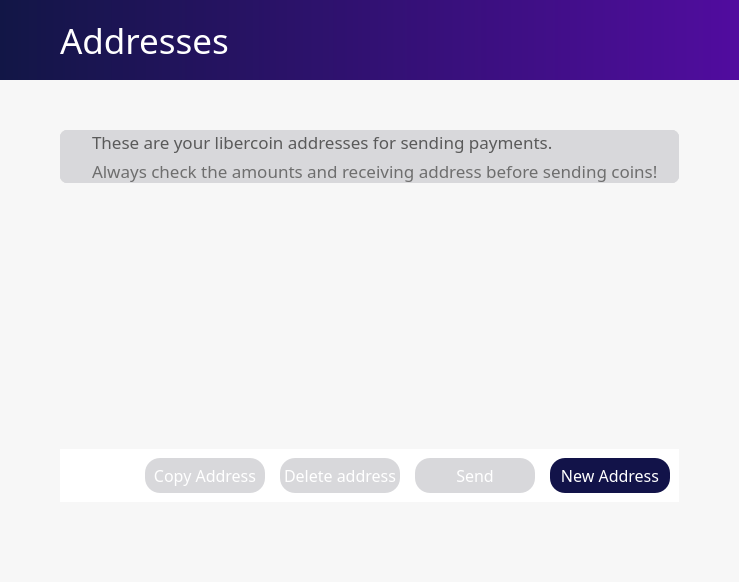
<?xml version="1.0" encoding="UTF-8"?>
<ui version="4.0">
 <class>AddressBookPage</class>
 <widget class="QWidget" name="AddressBookPage">
  <property name="geometry">
   <rect>
    <x>0</x>
    <y>0</y>
    <width>739</width>
    <height>582</height>
   </rect>
  </property>
  <property name="sizePolicy">
   <sizepolicy hsizetype="Preferred" vsizetype="Preferred">
    <horstretch>0</horstretch>
    <verstretch>0</verstretch>
   </sizepolicy>
  </property>
  <property name="minimumSize">
   <size>
    <width>500</width>
    <height>0</height>
   </size>
  </property>
  <property name="palette">
   <palette>
    <active>
     <colorrole role="WindowText">
      <brush brushstyle="SolidPattern">
       <color alpha="255">
        <red>0</red>
        <green>0</green>
        <blue>0</blue>
       </color>
      </brush>
     </colorrole>
     <colorrole role="Button">
      <brush brushstyle="SolidPattern">
       <color alpha="250">
        <red>247</red>
        <green>247</green>
        <blue>247</blue>
       </color>
      </brush>
     </colorrole>
     <colorrole role="Midlight">
      <brush brushstyle="SolidPattern">
       <color alpha="255">
        <red>255</red>
        <green>255</green>
        <blue>255</blue>
       </color>
      </brush>
     </colorrole>
     <colorrole role="Dark">
      <brush brushstyle="SolidPattern">
       <color alpha="255">
        <red>225</red>
        <green>225</green>
        <blue>225</blue>
       </color>
      </brush>
     </colorrole>
     <colorrole role="Mid">
      <brush brushstyle="SolidPattern">
       <color alpha="255">
        <red>0</red>
        <green>0</green>
        <blue>255</blue>
       </color>
      </brush>
     </colorrole>
     <colorrole role="Text">
      <brush brushstyle="SolidPattern">
       <color alpha="255">
        <red>0</red>
        <green>0</green>
        <blue>0</blue>
       </color>
      </brush>
     </colorrole>
     <colorrole role="BrightText">
      <brush brushstyle="SolidPattern">
       <color alpha="255">
        <red>255</red>
        <green>128</green>
        <blue>0</blue>
       </color>
      </brush>
     </colorrole>
     <colorrole role="ButtonText">
      <brush brushstyle="SolidPattern">
       <color alpha="255">
        <red>0</red>
        <green>0</green>
        <blue>0</blue>
       </color>
      </brush>
     </colorrole>
     <colorrole role="Base">
      <brush brushstyle="SolidPattern">
       <color alpha="250">
        <red>247</red>
        <green>247</green>
        <blue>247</blue>
       </color>
      </brush>
     </colorrole>
     <colorrole role="Window">
      <brush brushstyle="SolidPattern">
       <color alpha="250">
        <red>247</red>
        <green>247</green>
        <blue>247</blue>
       </color>
      </brush>
     </colorrole>
    </active>
    <inactive>
     <colorrole role="WindowText">
      <brush brushstyle="SolidPattern">
       <color alpha="255">
        <red>0</red>
        <green>0</green>
        <blue>0</blue>
       </color>
      </brush>
     </colorrole>
     <colorrole role="Button">
      <brush brushstyle="SolidPattern">
       <color alpha="250">
        <red>247</red>
        <green>247</green>
        <blue>247</blue>
       </color>
      </brush>
     </colorrole>
     <colorrole role="Midlight">
      <brush brushstyle="SolidPattern">
       <color alpha="255">
        <red>255</red>
        <green>255</green>
        <blue>255</blue>
       </color>
      </brush>
     </colorrole>
     <colorrole role="Dark">
      <brush brushstyle="SolidPattern">
       <color alpha="255">
        <red>225</red>
        <green>225</green>
        <blue>225</blue>
       </color>
      </brush>
     </colorrole>
     <colorrole role="Mid">
      <brush brushstyle="SolidPattern">
       <color alpha="255">
        <red>0</red>
        <green>0</green>
        <blue>255</blue>
       </color>
      </brush>
     </colorrole>
     <colorrole role="Text">
      <brush brushstyle="SolidPattern">
       <color alpha="255">
        <red>0</red>
        <green>0</green>
        <blue>0</blue>
       </color>
      </brush>
     </colorrole>
     <colorrole role="BrightText">
      <brush brushstyle="SolidPattern">
       <color alpha="255">
        <red>255</red>
        <green>128</green>
        <blue>0</blue>
       </color>
      </brush>
     </colorrole>
     <colorrole role="ButtonText">
      <brush brushstyle="SolidPattern">
       <color alpha="255">
        <red>0</red>
        <green>0</green>
        <blue>0</blue>
       </color>
      </brush>
     </colorrole>
     <colorrole role="Base">
      <brush brushstyle="SolidPattern">
       <color alpha="250">
        <red>247</red>
        <green>247</green>
        <blue>247</blue>
       </color>
      </brush>
     </colorrole>
     <colorrole role="Window">
      <brush brushstyle="SolidPattern">
       <color alpha="250">
        <red>247</red>
        <green>247</green>
        <blue>247</blue>
       </color>
      </brush>
     </colorrole>
    </inactive>
    <disabled>
     <colorrole role="WindowText">
      <brush brushstyle="SolidPattern">
       <color alpha="255">
        <red>225</red>
        <green>225</green>
        <blue>225</blue>
       </color>
      </brush>
     </colorrole>
     <colorrole role="Button">
      <brush brushstyle="SolidPattern">
       <color alpha="250">
        <red>247</red>
        <green>247</green>
        <blue>247</blue>
       </color>
      </brush>
     </colorrole>
     <colorrole role="Midlight">
      <brush brushstyle="SolidPattern">
       <color alpha="255">
        <red>255</red>
        <green>255</green>
        <blue>255</blue>
       </color>
      </brush>
     </colorrole>
     <colorrole role="Dark">
      <brush brushstyle="SolidPattern">
       <color alpha="255">
        <red>225</red>
        <green>225</green>
        <blue>225</blue>
       </color>
      </brush>
     </colorrole>
     <colorrole role="Mid">
      <brush brushstyle="SolidPattern">
       <color alpha="255">
        <red>0</red>
        <green>0</green>
        <blue>255</blue>
       </color>
      </brush>
     </colorrole>
     <colorrole role="Text">
      <brush brushstyle="SolidPattern">
       <color alpha="255">
        <red>225</red>
        <green>225</green>
        <blue>225</blue>
       </color>
      </brush>
     </colorrole>
     <colorrole role="BrightText">
      <brush brushstyle="SolidPattern">
       <color alpha="255">
        <red>255</red>
        <green>128</green>
        <blue>0</blue>
       </color>
      </brush>
     </colorrole>
     <colorrole role="ButtonText">
      <brush brushstyle="SolidPattern">
       <color alpha="255">
        <red>225</red>
        <green>225</green>
        <blue>225</blue>
       </color>
      </brush>
     </colorrole>
     <colorrole role="Base">
      <brush brushstyle="SolidPattern">
       <color alpha="250">
        <red>247</red>
        <green>247</green>
        <blue>247</blue>
       </color>
      </brush>
     </colorrole>
     <colorrole role="Window">
      <brush brushstyle="SolidPattern">
       <color alpha="250">
        <red>247</red>
        <green>247</green>
        <blue>247</blue>
       </color>
      </brush>
     </colorrole>
    </disabled>
   </palette>
  </property>
  <property name="font">
   <font>
    <family>Snell Roundhand</family>
   </font>
  </property>
  <property name="windowTitle">
   <string>Form</string>
  </property>
  <property name="autoFillBackground">
   <bool>false</bool>
  </property>
  <property name="styleSheet">
   <string notr="true">background-color:rgba(247, 247, 247, 250);
border:0;
</string>
  </property>
  <layout class="QVBoxLayout" name="topLayout">
   <property name="spacing">
    <number>0</number>
   </property>
   <property name="leftMargin">
    <number>0</number>
   </property>
   <property name="topMargin">
    <number>0</number>
   </property>
   <property name="rightMargin">
    <number>0</number>
   </property>
   <property name="bottomMargin">
    <number>0</number>
   </property>
   <item>
    <layout class="QHBoxLayout" name="horizontalLayout" stretch="0">
     <property name="spacing">
      <number>0</number>
     </property>
     <item>
      <layout class="QVBoxLayout" name="verticalLayout_2" stretch="0,0,0">
       <item>
        <layout class="QHBoxLayout" name="Nav">
         <property name="spacing">
          <number>0</number>
         </property>
         <property name="sizeConstraint">
          <enum>QLayout::SetDefaultConstraint</enum>
         </property>
         <property name="topMargin">
          <number>0</number>
         </property>
         <item>
          <widget class="QFrame" name="NavBar">
           <property name="sizePolicy">
            <sizepolicy hsizetype="Preferred" vsizetype="Preferred">
             <horstretch>0</horstretch>
             <verstretch>0</verstretch>
            </sizepolicy>
           </property>
           <property name="minimumSize">
            <size>
             <width>0</width>
             <height>80</height>
            </size>
           </property>
           <property name="maximumSize">
            <size>
             <width>16777215</width>
             <height>80</height>
            </size>
           </property>
           <property name="layoutDirection">
            <enum>Qt::LeftToRight</enum>
           </property>
           <property name="autoFillBackground">
            <bool>false</bool>
           </property>
           <property name="styleSheet">
            <string notr="true">background: QLinearGradient(x1: 0, y1: 0, x2: 1, y2: 0, stop: 0 #121646, stop: 1 #510c9f);
border:0;
</string>
           </property>
           <property name="frameShape">
            <enum>QFrame::StyledPanel</enum>
           </property>
           <property name="frameShadow">
            <enum>QFrame::Raised</enum>
           </property>
           <layout class="QHBoxLayout" name="horizontalLayout_3">
            <property name="spacing">
             <number>-1</number>
            </property>
            <property name="leftMargin">
             <number>60</number>
            </property>
            <property name="topMargin">
             <number>0</number>
            </property>
            <property name="rightMargin">
             <number>60</number>
            </property>
            <property name="bottomMargin">
             <number>0</number>
            </property>
            <item>
             <widget class="QLabel" name="label_2">
              <property name="sizePolicy">
               <sizepolicy hsizetype="Preferred" vsizetype="Preferred">
                <horstretch>0</horstretch>
                <verstretch>0</verstretch>
               </sizepolicy>
              </property>
              <property name="font">
               <font>
                <family>ZoinLight</family>
                <pointsize>26</pointsize>
               </font>
              </property>
              <property name="autoFillBackground">
               <bool>false</bool>
              </property>
              <property name="styleSheet">
               <string notr="true">color:white;
background-color: rgba(255, 255, 255,0);</string>
              </property>
              <property name="text">
               <string>Addresses</string>
              </property>
              <property name="indent">
               <number>0</number>
              </property>
             </widget>
            </item>
            <item>
             <widget class="QPushButton" name="pushButton">
              <property name="maximumSize">
               <size>
                <width>50</width>
                <height>80</height>
               </size>
              </property>
              <property name="styleSheet">
               <string notr="true">background: rgb(0,0,0,0)</string>
              </property>
              <property name="text">
               <string/>
              </property>
              <property name="icon">
               <iconset resource="../bitcoin.qrc">
                <normaloff>:/icons/Exports_45</normaloff>:/icons/Exports_45</iconset>
              </property>
              <property name="iconSize">
               <size>
                <width>70</width>
                <height>70</height>
               </size>
              </property>
             </widget>
            </item>
           </layout>
          </widget>
         </item>
        </layout>
       </item>
       <item>
        <widget class="QFrame" name="frame">
         <property name="palette">
          <palette>
           <active>
            <colorrole role="Button">
             <brush brushstyle="SolidPattern">
              <color alpha="250">
               <red>247</red>
               <green>247</green>
               <blue>247</blue>
              </color>
             </brush>
            </colorrole>
            <colorrole role="Base">
             <brush brushstyle="SolidPattern">
              <color alpha="250">
               <red>247</red>
               <green>247</green>
               <blue>247</blue>
              </color>
             </brush>
            </colorrole>
            <colorrole role="Window">
             <brush brushstyle="SolidPattern">
              <color alpha="250">
               <red>247</red>
               <green>247</green>
               <blue>247</blue>
              </color>
             </brush>
            </colorrole>
           </active>
           <inactive>
            <colorrole role="Button">
             <brush brushstyle="SolidPattern">
              <color alpha="250">
               <red>247</red>
               <green>247</green>
               <blue>247</blue>
              </color>
             </brush>
            </colorrole>
            <colorrole role="Base">
             <brush brushstyle="SolidPattern">
              <color alpha="250">
               <red>247</red>
               <green>247</green>
               <blue>247</blue>
              </color>
             </brush>
            </colorrole>
            <colorrole role="Window">
             <brush brushstyle="SolidPattern">
              <color alpha="250">
               <red>247</red>
               <green>247</green>
               <blue>247</blue>
              </color>
             </brush>
            </colorrole>
           </inactive>
           <disabled>
            <colorrole role="Button">
             <brush brushstyle="SolidPattern">
              <color alpha="250">
               <red>247</red>
               <green>247</green>
               <blue>247</blue>
              </color>
             </brush>
            </colorrole>
            <colorrole role="Base">
             <brush brushstyle="SolidPattern">
              <color alpha="250">
               <red>247</red>
               <green>247</green>
               <blue>247</blue>
              </color>
             </brush>
            </colorrole>
            <colorrole role="Window">
             <brush brushstyle="SolidPattern">
              <color alpha="250">
               <red>247</red>
               <green>247</green>
               <blue>247</blue>
              </color>
             </brush>
            </colorrole>
           </disabled>
          </palette>
         </property>
         <property name="styleSheet">
          <string notr="true"/>
         </property>
         <property name="frameShape">
          <enum>QFrame::NoFrame</enum>
         </property>
         <property name="frameShadow">
          <enum>QFrame::Raised</enum>
         </property>
         <property name="lineWidth">
          <number>1</number>
         </property>
         <property name="midLineWidth">
          <number>0</number>
         </property>
         <layout class="QVBoxLayout" name="verticalLayout_4">
          <property name="spacing">
           <number>0</number>
          </property>
          <property name="leftMargin">
           <number>60</number>
          </property>
          <property name="topMargin">
           <number>50</number>
          </property>
          <property name="rightMargin">
           <number>60</number>
          </property>
          <property name="bottomMargin">
           <number>0</number>
          </property>
          <item>
           <widget class="QFrame" name="balance_frame">
            <property name="enabled">
             <bool>true</bool>
            </property>
            <property name="palette">
             <palette>
              <active>
               <colorrole role="Button">
                <brush brushstyle="SolidPattern">
                 <color alpha="255">
                  <red>216</red>
                  <green>216</green>
                  <blue>219</blue>
                 </color>
                </brush>
               </colorrole>
               <colorrole role="Base">
                <brush brushstyle="SolidPattern">
                 <color alpha="255">
                  <red>216</red>
                  <green>216</green>
                  <blue>219</blue>
                 </color>
                </brush>
               </colorrole>
               <colorrole role="Window">
                <brush brushstyle="SolidPattern">
                 <color alpha="255">
                  <red>216</red>
                  <green>216</green>
                  <blue>219</blue>
                 </color>
                </brush>
               </colorrole>
              </active>
              <inactive>
               <colorrole role="Button">
                <brush brushstyle="SolidPattern">
                 <color alpha="255">
                  <red>216</red>
                  <green>216</green>
                  <blue>219</blue>
                 </color>
                </brush>
               </colorrole>
               <colorrole role="Base">
                <brush brushstyle="SolidPattern">
                 <color alpha="255">
                  <red>216</red>
                  <green>216</green>
                  <blue>219</blue>
                 </color>
                </brush>
               </colorrole>
               <colorrole role="Window">
                <brush brushstyle="SolidPattern">
                 <color alpha="255">
                  <red>216</red>
                  <green>216</green>
                  <blue>219</blue>
                 </color>
                </brush>
               </colorrole>
              </inactive>
              <disabled>
               <colorrole role="Button">
                <brush brushstyle="SolidPattern">
                 <color alpha="255">
                  <red>216</red>
                  <green>216</green>
                  <blue>219</blue>
                 </color>
                </brush>
               </colorrole>
               <colorrole role="Base">
                <brush brushstyle="SolidPattern">
                 <color alpha="255">
                  <red>216</red>
                  <green>216</green>
                  <blue>219</blue>
                 </color>
                </brush>
               </colorrole>
               <colorrole role="Window">
                <brush brushstyle="SolidPattern">
                 <color alpha="255">
                  <red>216</red>
                  <green>216</green>
                  <blue>219</blue>
                 </color>
                </brush>
               </colorrole>
              </disabled>
             </palette>
            </property>
            <property name="contextMenuPolicy">
             <enum>Qt::DefaultContextMenu</enum>
            </property>
            <property name="styleSheet">
             <string notr="true">background-color: rgb(216, 216, 219);
border:0;
border-radius:7px;
border-style:solid;</string>
            </property>
            <property name="frameShape">
             <enum>QFrame::StyledPanel</enum>
            </property>
            <property name="frameShadow">
             <enum>QFrame::Plain</enum>
            </property>
            <property name="lineWidth">
             <number>1</number>
            </property>
            <layout class="QHBoxLayout" name="horizontalLayout_4">
             <property name="spacing">
              <number>0</number>
             </property>
             <property name="sizeConstraint">
              <enum>QLayout::SetDefaultConstraint</enum>
             </property>
             <property name="leftMargin">
              <number>0</number>
             </property>
             <property name="topMargin">
              <number>0</number>
             </property>
             <property name="rightMargin">
              <number>0</number>
             </property>
             <property name="bottomMargin">
              <number>0</number>
             </property>
             <item>
              <widget class="QPushButton" name="pushButton_3">
               <property name="sizePolicy">
                <sizepolicy hsizetype="Fixed" vsizetype="Preferred">
                 <horstretch>0</horstretch>
                 <verstretch>0</verstretch>
                </sizepolicy>
               </property>
               <property name="minimumSize">
                <size>
                 <width>0</width>
                 <height>0</height>
                </size>
               </property>
               <property name="text">
                <string/>
               </property>
               <property name="icon">
                <iconset resource="../bitcoin.qrc">
                 <normaloff>:/icons/Exports_47</normaloff>:/icons/Exports_47</iconset>
               </property>
               <property name="iconSize">
                <size>
                 <width>70</width>
                 <height>70</height>
                </size>
               </property>
              </widget>
             </item>
             <item>
              <layout class="QVBoxLayout" name="verticalLayout_6">
               <property name="spacing">
                <number>5</number>
               </property>
               <property name="leftMargin">
                <number>0</number>
               </property>
               <property name="topMargin">
                <number>0</number>
               </property>
               <property name="bottomMargin">
                <number>0</number>
               </property>
               <item>
                <widget class="QLabel" name="label_3">
                 <property name="enabled">
                  <bool>false</bool>
                 </property>
                 <property name="sizePolicy">
                  <sizepolicy hsizetype="Preferred" vsizetype="Preferred">
                   <horstretch>0</horstretch>
                   <verstretch>0</verstretch>
                  </sizepolicy>
                 </property>
                 <property name="font">
                  <font>
                   <family>ZoinMedium</family>
                   <pointsize>13</pointsize>
                   <weight>50</weight>
                   <bold>false</bold>
                  </font>
                 </property>
                 <property name="layoutDirection">
                  <enum>Qt::LeftToRight</enum>
                 </property>
                 <property name="autoFillBackground">
                  <bool>false</bool>
                 </property>
                 <property name="styleSheet">
                  <string notr="true">color: rgb(90, 90, 90);</string>
                 </property>
                 <property name="text">
                  <string>These are your libercoin addresses for sending payments.</string>
                 </property>
                 <property name="alignment">
                  <set>Qt::AlignBottom|Qt::AlignLeading|Qt::AlignLeft</set>
                 </property>
                 <property name="indent">
                  <number>-1</number>
                 </property>
                </widget>
               </item>
               <item>
                <widget class="QLabel" name="labelUnconfirmed">
                 <property name="enabled">
                  <bool>false</bool>
                 </property>
                 <property name="sizePolicy">
                  <sizepolicy hsizetype="Preferred" vsizetype="Preferred">
                   <horstretch>0</horstretch>
                   <verstretch>0</verstretch>
                  </sizepolicy>
                 </property>
                 <property name="font">
                  <font>
                   <family>ZoinLight</family>
                   <pointsize>13</pointsize>
                   <weight>50</weight>
                   <bold>false</bold>
                  </font>
                 </property>
                 <property name="cursor">
                  <cursorShape>IBeamCursor</cursorShape>
                 </property>
                 <property name="toolTip">
                  <string>Total of transactions that have yet to be confirmed, and do not yet count toward the current balance</string>
                 </property>
                 <property name="layoutDirection">
                  <enum>Qt::LeftToRight</enum>
                 </property>
                 <property name="styleSheet">
                  <string notr="true">color: rgb(110, 110, 110);</string>
                 </property>
                 <property name="text">
                  <string notr="true">Always check the amounts and receiving address before sending coins!</string>
                 </property>
                 <property name="alignment">
                  <set>Qt::AlignLeading|Qt::AlignLeft|Qt::AlignTop</set>
                 </property>
                 <property name="textInteractionFlags">
                  <set>Qt::LinksAccessibleByMouse|Qt::TextSelectableByKeyboard|Qt::TextSelectableByMouse</set>
                 </property>
                </widget>
               </item>
              </layout>
             </item>
            </layout>
           </widget>
          </item>
          <item>
           <layout class="QVBoxLayout" name="verticalLayout_11">
            <property name="topMargin">
             <number>30</number>
            </property>
           </layout>
          </item>
          <item>
           <widget class="QFrame" name="frame_4">
            <property name="palette">
             <palette>
              <active>
               <colorrole role="Button">
                <brush brushstyle="SolidPattern">
                 <color alpha="250">
                  <red>247</red>
                  <green>247</green>
                  <blue>247</blue>
                 </color>
                </brush>
               </colorrole>
               <colorrole role="Base">
                <brush brushstyle="SolidPattern">
                 <color alpha="250">
                  <red>247</red>
                  <green>247</green>
                  <blue>247</blue>
                 </color>
                </brush>
               </colorrole>
               <colorrole role="Window">
                <brush brushstyle="SolidPattern">
                 <color alpha="250">
                  <red>247</red>
                  <green>247</green>
                  <blue>247</blue>
                 </color>
                </brush>
               </colorrole>
              </active>
              <inactive>
               <colorrole role="Button">
                <brush brushstyle="SolidPattern">
                 <color alpha="250">
                  <red>247</red>
                  <green>247</green>
                  <blue>247</blue>
                 </color>
                </brush>
               </colorrole>
               <colorrole role="Base">
                <brush brushstyle="SolidPattern">
                 <color alpha="250">
                  <red>247</red>
                  <green>247</green>
                  <blue>247</blue>
                 </color>
                </brush>
               </colorrole>
               <colorrole role="Window">
                <brush brushstyle="SolidPattern">
                 <color alpha="250">
                  <red>247</red>
                  <green>247</green>
                  <blue>247</blue>
                 </color>
                </brush>
               </colorrole>
              </inactive>
              <disabled>
               <colorrole role="Button">
                <brush brushstyle="SolidPattern">
                 <color alpha="250">
                  <red>247</red>
                  <green>247</green>
                  <blue>247</blue>
                 </color>
                </brush>
               </colorrole>
               <colorrole role="Base">
                <brush brushstyle="SolidPattern">
                 <color alpha="250">
                  <red>247</red>
                  <green>247</green>
                  <blue>247</blue>
                 </color>
                </brush>
               </colorrole>
               <colorrole role="Window">
                <brush brushstyle="SolidPattern">
                 <color alpha="250">
                  <red>247</red>
                  <green>247</green>
                  <blue>247</blue>
                 </color>
                </brush>
               </colorrole>
              </disabled>
             </palette>
            </property>
            <property name="styleSheet">
             <string notr="true">border:0;</string>
            </property>
            <property name="frameShape">
             <enum>QFrame::StyledPanel</enum>
            </property>
            <property name="frameShadow">
             <enum>QFrame::Raised</enum>
            </property>
            <layout class="QVBoxLayout" name="verticalLayout">
             <property name="spacing">
              <number>0</number>
             </property>
             <property name="leftMargin">
              <number>0</number>
             </property>
             <property name="topMargin">
              <number>0</number>
             </property>
             <property name="rightMargin">
              <number>0</number>
             </property>
             <property name="bottomMargin">
              <number>0</number>
             </property>
             <item>
              <widget class="QTableView" name="tableView">
               <property name="palette">
                <palette>
                 <active>
                  <colorrole role="Button">
                   <brush brushstyle="SolidPattern">
                    <color alpha="255">
                     <red>255</red>
                     <green>255</green>
                     <blue>255</blue>
                    </color>
                   </brush>
                  </colorrole>
                  <colorrole role="Base">
                   <brush brushstyle="SolidPattern">
                    <color alpha="255">
                     <red>255</red>
                     <green>255</green>
                     <blue>255</blue>
                    </color>
                   </brush>
                  </colorrole>
                  <colorrole role="Window">
                   <brush brushstyle="SolidPattern">
                    <color alpha="255">
                     <red>255</red>
                     <green>255</green>
                     <blue>255</blue>
                    </color>
                   </brush>
                  </colorrole>
                 </active>
                 <inactive>
                  <colorrole role="Button">
                   <brush brushstyle="SolidPattern">
                    <color alpha="255">
                     <red>255</red>
                     <green>255</green>
                     <blue>255</blue>
                    </color>
                   </brush>
                  </colorrole>
                  <colorrole role="Base">
                   <brush brushstyle="SolidPattern">
                    <color alpha="255">
                     <red>255</red>
                     <green>255</green>
                     <blue>255</blue>
                    </color>
                   </brush>
                  </colorrole>
                  <colorrole role="Window">
                   <brush brushstyle="SolidPattern">
                    <color alpha="255">
                     <red>255</red>
                     <green>255</green>
                     <blue>255</blue>
                    </color>
                   </brush>
                  </colorrole>
                 </inactive>
                 <disabled>
                  <colorrole role="Button">
                   <brush brushstyle="SolidPattern">
                    <color alpha="255">
                     <red>255</red>
                     <green>255</green>
                     <blue>255</blue>
                    </color>
                   </brush>
                  </colorrole>
                  <colorrole role="Base">
                   <brush brushstyle="SolidPattern">
                    <color alpha="255">
                     <red>255</red>
                     <green>255</green>
                     <blue>255</blue>
                    </color>
                   </brush>
                  </colorrole>
                  <colorrole role="Window">
                   <brush brushstyle="SolidPattern">
                    <color alpha="255">
                     <red>255</red>
                     <green>255</green>
                     <blue>255</blue>
                    </color>
                   </brush>
                  </colorrole>
                 </disabled>
                </palette>
               </property>
               <property name="font">
                <font>
                 <family>ZoinRegular</family>
                 <pointsize>12</pointsize>
                </font>
               </property>
               <property name="styleSheet">
                <string notr="true">background-color: rgb(255, 255, 255); border:0;
QTableView::item{font-size:16px;height:30px;} 
QHeaderView::section {font-size:16px;color:white;height:40px; background-color:red; border: 0;}
QHeaderView {background: QLinearGradient(x1: 0, y1: 0, x2: 1, y2: 0, stop: 0 #121548, stop: 1 #4a0e95);}
</string>
               </property>
               <property name="lineWidth">
                <number>0</number>
               </property>
               <property name="showDropIndicator" stdset="0">
                <bool>false</bool>
               </property>
               <property name="selectionBehavior">
                <enum>QAbstractItemView::SelectRows</enum>
               </property>
               <property name="showGrid">
                <bool>false</bool>
               </property>
               <property name="gridStyle">
                <enum>Qt::NoPen</enum>
               </property>
               <property name="wordWrap">
                <bool>false</bool>
               </property>
               <property name="cornerButtonEnabled">
                <bool>false</bool>
               </property>
               <attribute name="horizontalHeaderVisible">
                <bool>true</bool>
               </attribute>
               <attribute name="verticalHeaderVisible">
                <bool>false</bool>
               </attribute>
               <attribute name="verticalHeaderHighlightSections">
                <bool>false</bool>
               </attribute>
              </widget>
             </item>
             <item>
              <widget class="QFrame" name="frame_3">
               <property name="styleSheet">
                <string notr="true">color:white;
background-color: rgb(255,255,255);
border:0;
</string>
               </property>
               <property name="frameShape">
                <enum>QFrame::StyledPanel</enum>
               </property>
               <property name="frameShadow">
                <enum>QFrame::Raised</enum>
               </property>
               <layout class="QHBoxLayout" name="horizontalLayout_5">
                <property name="spacing">
                 <number>15</number>
                </property>
                <item>
                 <spacer name="horizontalSpacer">
                  <property name="orientation">
                   <enum>Qt::Horizontal</enum>
                  </property>
                  <property name="sizeHint" stdset="0">
                   <size>
                    <width>40</width>
                    <height>20</height>
                   </size>
                  </property>
                 </spacer>
                </item>
                <item>
                 <widget class="QPushButton" name="copyAddress">
                  <property name="sizePolicy">
                   <sizepolicy hsizetype="Fixed" vsizetype="Fixed">
                    <horstretch>0</horstretch>
                    <verstretch>0</verstretch>
                   </sizepolicy>
                  </property>
                  <property name="font">
                   <font>
                    <family>ZoinRegular</family>
                    <pointsize>12</pointsize>
                    <weight>50</weight>
                    <bold>false</bold>
                   </font>
                  </property>
                  <property name="styleSheet">
                   <string notr="true">background-color: rgb(216, 216, 219);
color: white;
border-radius:15px;
height:35px;
width:120px;
border-color:gray;
border-width:0px;
border-style:solid;</string>
                  </property>
                  <property name="text">
                   <string>Copy Address</string>
                  </property>
                 </widget>
                </item>
                <item>
                 <widget class="QPushButton" name="deleteAddress">
                  <property name="sizePolicy">
                   <sizepolicy hsizetype="Fixed" vsizetype="Fixed">
                    <horstretch>0</horstretch>
                    <verstretch>0</verstretch>
                   </sizepolicy>
                  </property>
                  <property name="font">
                   <font>
                    <family>ZoinRegular</family>
                    <pointsize>12</pointsize>
                    <weight>50</weight>
                    <bold>false</bold>
                   </font>
                  </property>
                  <property name="styleSheet">
                   <string notr="true">background-color: rgb(216, 216, 219);
color: white;
border-radius:15px;
height:35px;
width:120px;
border-color:gray;
border-width:0px;
border-style:solid;</string>
                  </property>
                  <property name="text">
                   <string>Delete address</string>
                  </property>
                 </widget>
                </item>
                <item>
                 <widget class="QPushButton" name="sendAddress">
                  <property name="sizePolicy">
                   <sizepolicy hsizetype="Fixed" vsizetype="Fixed">
                    <horstretch>0</horstretch>
                    <verstretch>0</verstretch>
                   </sizepolicy>
                  </property>
                  <property name="font">
                   <font>
                    <family>ZoinRegular</family>
                    <pointsize>12</pointsize>
                    <weight>50</weight>
                    <bold>false</bold>
                   </font>
                  </property>
                  <property name="styleSheet">
                   <string notr="true">background-color: rgb(216, 216, 219);
color: white;
border-radius:15px;
height:35px;
width:120px;
border-color:gray;
border-width:0px;
border-style:solid;
</string>
                  </property>
                  <property name="text">
                   <string>Send</string>
                  </property>
                 </widget>
                </item>
                <item>
                 <widget class="QPushButton" name="newAddress">
                  <property name="sizePolicy">
                   <sizepolicy hsizetype="Fixed" vsizetype="Fixed">
                    <horstretch>0</horstretch>
                    <verstretch>0</verstretch>
                   </sizepolicy>
                  </property>
                  <property name="font">
                   <font>
                    <family>ZoinRegular</family>
                    <pointsize>12</pointsize>
                    <weight>50</weight>
                    <bold>false</bold>
                   </font>
                  </property>
                  <property name="styleSheet">
                   <string notr="true">background-color: #121349;
color: white;
border-radius:15px;
height:35px;
width:120px;
border-color:gray;
border-width:0px;
border-style:solid;
</string>
                  </property>
                  <property name="text">
                   <string>New Address</string>
                  </property>
                 </widget>
                </item>
               </layout>
              </widget>
             </item>
            </layout>
           </widget>
          </item>
          <item>
           <layout class="QHBoxLayout" name="horizontalLayout_7">
            <property name="spacing">
             <number>0</number>
            </property>
            <property name="topMargin">
             <number>0</number>
            </property>
            <item>
             <spacer name="horizontalSpacer_2">
              <property name="orientation">
               <enum>Qt::Horizontal</enum>
              </property>
              <property name="sizeHint" stdset="0">
               <size>
                <width>40</width>
                <height>20</height>
               </size>
              </property>
             </spacer>
            </item>
           </layout>
          </item>
         </layout>
        </widget>
       </item>
       <item>
        <widget class="QWidget" name="StatusBar" native="true">
         <property name="sizePolicy">
          <sizepolicy hsizetype="Preferred" vsizetype="Preferred">
           <horstretch>0</horstretch>
           <verstretch>0</verstretch>
          </sizepolicy>
         </property>
         <property name="minimumSize">
          <size>
           <width>0</width>
           <height>0</height>
          </size>
         </property>
         <property name="styleSheet">
          <string notr="true">background-color:rgba(247, 247, 247, 250);</string>
         </property>
         <layout class="QHBoxLayout" name="horizontalLayout_8">
          <property name="spacing">
           <number>10</number>
          </property>
          <property name="leftMargin">
           <number>60</number>
          </property>
          <property name="topMargin">
           <number>30</number>
          </property>
          <property name="rightMargin">
           <number>60</number>
          </property>
          <property name="bottomMargin">
           <number>30</number>
          </property>
          <item>
           <layout class="QVBoxLayout" name="statusText">
            <property name="spacing">
             <number>0</number>
            </property>
            <property name="topMargin">
             <number>0</number>
            </property>
            <property name="bottomMargin">
             <number>0</number>
            </property>
           </layout>
          </item>
          <item>
           <layout class="QHBoxLayout" name="statusBar">
            <property name="topMargin">
             <number>0</number>
            </property>
            <property name="bottomMargin">
             <number>0</number>
            </property>
           </layout>
          </item>
         </layout>
        </widget>
       </item>
      </layout>
     </item>
    </layout>
   </item>
  </layout>
 </widget>
 <resources>
  <include location="../bitcoin.qrc"/>
 </resources>
 <connections/>
</ui>
